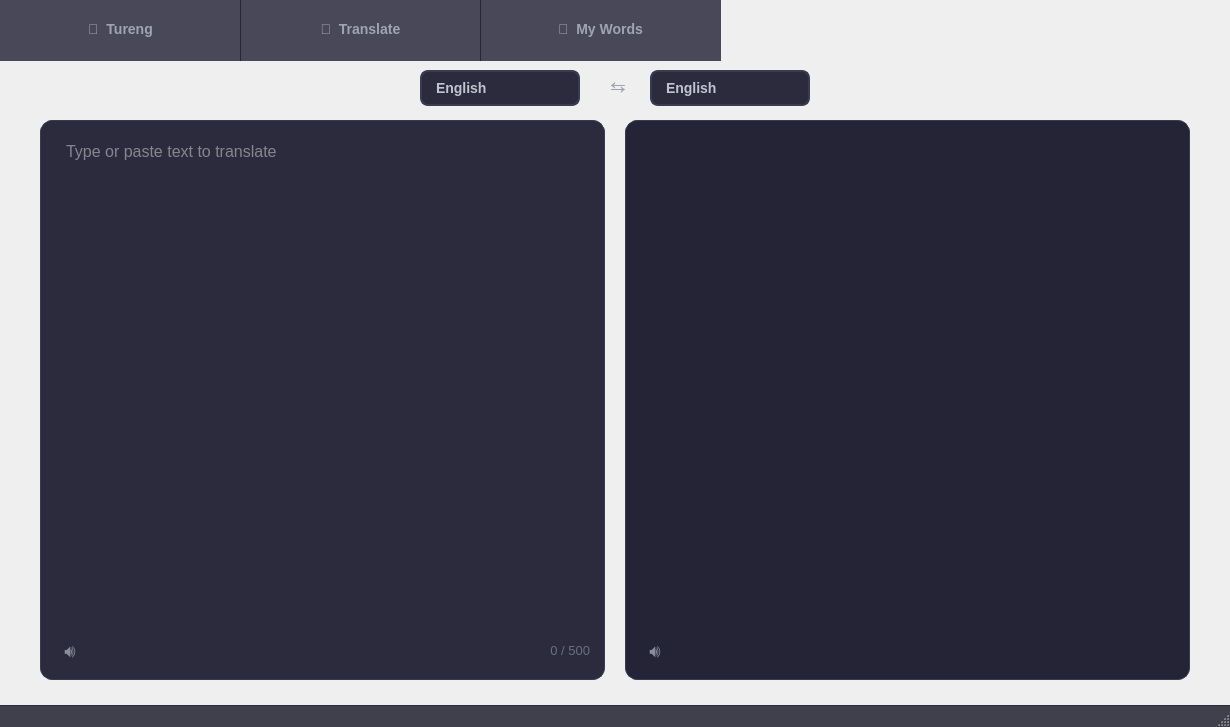
<?xml version="1.0" encoding="UTF-8"?>
<ui version="4.0">
 <class>MainWindow</class>
 <widget class="QMainWindow" name="MainWindow">
  <property name="geometry">
   <rect>
    <x>0</x>
    <y>0</y>
    <width>1230</width>
    <height>727</height>
   </rect>
  </property>
  <property name="windowTitle">
   <string>Translator</string>
  </property>
  <property name="styleSheet">
   <string notr="true">
/* ====== GLOBAL UYGULAMA STİLİ (KOYU TEMA) ====== */

/* --- ANA PENCERE ARKA PLANI --- */
QMainWindow, QWidget#centralwidget {
    background: qlineargradient(x1:0, y1:0, x2:1, y2:1,
        stop:0 #1a1a2e, stop:0.5 #16213e, stop:1 #1a1a2e);
}

QStackedWidget {
    background: transparent;
}

/* --- NAVİGASYON BUTONLARI --- */
QPushButton#btnTureng, QPushButton#btnTranslate, QPushButton#btnMyWords {
    background-color: rgba(30, 30, 50, 0.8);
    color: #a0a4b0;
    border: none;
    border-bottom: 3px solid transparent;
    font-size: 14px;
    font-family: &quot;Segoe UI&quot;, sans-serif;
    font-weight: bold;
    padding: 12px 20px;
    border-radius: 0px;
}

QPushButton#btnTureng:hover, QPushButton#btnTranslate:hover, QPushButton#btnMyWords:hover {
    background-color: rgba(40, 40, 65, 0.9);
    color: #6c9fff;
    border-bottom: 3px solid #6c9fff;
    border-radius: 0px;
}

/* --- GENEL METİN ALANLARI --- */
QTextEdit, QTextBrowser {
    background-color: transparent;
    color: #e0e0e0;
    border: none;
    font-size: 15px;
    font-family: &quot;Segoe UI&quot;, sans-serif;
    padding: 15px;
}

/* --- GENEL LINE EDIT --- */
QLineEdit {
    background-color: #2b2b3d;
    color: #e0e0e0;
    border: 1px solid #3a3a50;
    border-radius: 8px;
    font-size: 14px;
    font-family: &quot;Segoe UI&quot;, sans-serif;
    padding: 8px 16px;
}

QLineEdit:focus {
    border: 2px solid #6c9fff;
}

/* --- GENEL COMBOBOX --- */
QComboBox {
    background-color: transparent;
    color: #a0a4b0;
    border: none;
    font-size: 14px;
    font-family: &quot;Segoe UI&quot;, sans-serif;
    padding: 6px 12px;
}

/* --- GENEL LABEL --- */
QLabel {
    color: #e0e0e0;
    font-family: &quot;Segoe UI&quot;, sans-serif;
    background: transparent;
}

/* --- STATUS BAR --- */
QStatusBar {
    background-color: rgba(20, 20, 35, 0.8);
    color: #a0a4b0;
    font-size: 12px;
    border-top: 1px solid #2a2a40;
}
   </string>
  </property>
  <widget class="QWidget" name="centralwidget">
   <widget class="QStackedWidget" name="stackedWidget">
    <property name="geometry">
     <rect>
      <x>0</x>
      <y>60</y>
      <width>1231</width>
      <height>661</height>
     </rect>
    </property>
    <property name="currentIndex">
     <number>1</number>
    </property>
    <widget class="QWidget" name="page">
     <property name="styleSheet">
      <string notr="true">
/* --- TURENG SAYFA STİLİ (KOYU TEMA) --- */
QWidget#page {
    background: transparent;
}

/* --- ARAMA KARTI --- */
QWidget#turengSearchCard {
    background-color: #2b2b3d;
    border-radius: 12px;
    border: 1px solid #3a3a50;
}

/* --- ARAMA INPUT --- */
QLineEdit#turengInput {
    background-color: transparent;
    color: #e0e0e0;
    border: none;
    border-bottom: 2px solid #3a3a50;
    border-radius: 0px;
    font-size: 16px;
    font-family: &quot;Segoe UI&quot;, sans-serif;
    padding: 12px 20px;
}

QLineEdit#turengInput:focus {
    border: none;
    border-bottom: 2px solid #6c9fff;
}

/* --- TRANSLATE BUTONU --- */
QPushButton#turengTranslateBtn {
    background-color: #4a7fd4;
    color: #ffffff;
    border-radius: 8px;
    padding: 10px 24px;
    font-weight: bold;
    font-size: 14px;
    font-family: &quot;Segoe UI&quot;, sans-serif;
    border: none;
}

QPushButton#turengTranslateBtn:hover {
    background-color: #6c9fff;
    border-radius: 8px;
}

/* --- SONUÇ KARTI --- */
QWidget#turengResultCard {
    background-color: #2b2b3d;
    border-radius: 12px;
    border: 1px solid #3a3a50;
}

QTextBrowser#turengResults {
    background-color: transparent;
    color: #e0e0e0;
    border: none;
    font-size: 15px;
    font-family: &quot;Segoe UI&quot;, sans-serif;
    padding: 16px 20px;
}

/* --- BAŞLIK LABEL --- */
QLabel#label {
    color: #6c9fff;
    font-family: &quot;Segoe UI&quot;, sans-serif;
    font-weight: bold;
    background: transparent;
}
      </string>
     </property>
     <widget class="QWidget" name="turengSearchCard" native="true">
      <property name="geometry">
       <rect>
        <x>120</x>
        <y>30</y>
        <width>990</width>
        <height>80</height>
       </rect>
      </property>
     </widget>
     <widget class="QLabel" name="label">
      <property name="enabled">
       <bool>true</bool>
      </property>
      <property name="geometry">
       <rect>
        <x>140</x>
        <y>42</y>
        <width>120</width>
        <height>50</height>
       </rect>
      </property>
      <property name="font">
       <font>
        <family>Segoe UI</family>
        <pointsize>22</pointsize>
        <bold>true</bold>
        <kerning>true</kerning>
       </font>
      </property>
      <property name="text">
       <string>Word :</string>
      </property>
     </widget>
     <widget class="QLineEdit" name="turengInput">
      <property name="geometry">
       <rect>
        <x>270</x>
        <y>45</y>
        <width>580</width>
        <height>45</height>
       </rect>
      </property>
      <property name="text">
       <string/>
      </property>
      <property name="placeholderText">
       <string>Search a word...</string>
      </property>
     </widget>
     <widget class="QPushButton" name="turengTranslateBtn">
      <property name="geometry">
       <rect>
        <x>870</x>
        <y>45</y>
        <width>220</width>
        <height>45</height>
       </rect>
      </property>
      <property name="font">
       <font>
        <family>Segoe UI</family>
        <pointsize>-1</pointsize>
        <bold>true</bold>
       </font>
      </property>
      <property name="text">
       <string>🔍  Translate</string>
      </property>
      <property name="autoDefault">
       <bool>false</bool>
      </property>
     </widget>
     <widget class="QWidget" name="turengResultCard" native="true">
      <property name="geometry">
       <rect>
        <x>120</x>
        <y>130</y>
        <width>990</width>
        <height>490</height>
       </rect>
      </property>
     </widget>
     <widget class="QTextBrowser" name="turengResults">
      <property name="geometry">
       <rect>
        <x>122</x>
        <y>132</y>
        <width>986</width>
        <height>486</height>
       </rect>
      </property>
      <property name="font">
       <font>
        <family>Segoe UI</family>
        <pointsize>-1</pointsize>
       </font>
      </property>
     </widget>
    </widget>
    <widget class="QWidget" name="page_3">
     <property name="styleSheet">
      <string notr="true">
/* --- SAYFA ARKA PLANI (KOYU TEMA) --- */
QWidget#page_3 {
    background: transparent;
}

/* --- DİL SEÇİM COMBOBOX --- */
QComboBox#inputBox, QComboBox#outputBox {
    background-color: #2b2b3d;
    color: #c0c4d0;
    border: 1.5px solid #3a3a50;
    border-radius: 8px;
    font-size: 14px;
    font-family: &quot;Segoe UI&quot;, sans-serif;
    font-weight: 600;
    padding: 8px 14px;
}

QComboBox#inputBox:hover, QComboBox#outputBox:hover {
    border: 1.5px solid #6c9fff;
    color: #6c9fff;
}

QComboBox#inputBox::drop-down, QComboBox#outputBox::drop-down {
    border: none;
    width: 24px;
    subcontrol-position: center right;
    padding-right: 8px;
}

QComboBox#inputBox::down-arrow, QComboBox#outputBox::down-arrow {
    image: none;
    border-left: 5px solid transparent;
    border-right: 5px solid transparent;
    border-top: 6px solid #a0a4b0;
    margin-right: 6px;
}

QComboBox#inputBox QAbstractItemView, QComboBox#outputBox QAbstractItemView {
    background-color: #2b2b3d;
    color: #c0c4d0;
    border: 1px solid #3a3a50;
    border-radius: 8px;
    padding: 4px;
    selection-background-color: #3a4a6b;
    selection-color: #6c9fff;
}

/* --- SWAP BUTONU --- */
QPushButton#reverseButton {
    background-color: transparent;
    color: #a0a4b0;
    border: none;
    font-size: 18px;
    border-radius: 18px;
}

QPushButton#reverseButton:hover {
    background-color: #3a3a50;
    border-radius: 18px;
}

/* --- GİRİŞ KARTI --- */
QWidget#inputCardWidget {
    background-color: #2b2b3d;
    border-radius: 12px;
    border: 1px solid #3a3a50;
}

/* --- ÇIKIŞ KARTI --- */
QWidget#outputCardWidget {
    background-color: #242436;
    border-radius: 12px;
    border: 1px solid #3a3a50;
}

/* --- METİN ALANLARI --- */
QTextEdit#translateInput {
    background-color: transparent;
    color: #e0e0e0;
    border: none;
    font-size: 16px;
    font-family: &quot;Segoe UI&quot;, sans-serif;
    padding: 16px 20px;
}

QTextBrowser#translateOutput {
    background-color: transparent;
    color: #e0e0e0;
    border: none;
    font-size: 16px;
    font-family: &quot;Segoe UI&quot;, sans-serif;
    padding: 16px 20px;
}

/* --- SES BUTONLARI --- */
QPushButton#inputVoiceBtn, QPushButton#outputVoiceBtn {
    background-color: transparent;
    color: #8a8e9a;
    border: none;
    font-size: 18px;
    border-radius: 18px;
}

QPushButton#inputVoiceBtn:hover, QPushButton#outputVoiceBtn:hover {
    background-color: #3a3a50;
    border-radius: 18px;
}

/* --- KARAKTER SAYACI --- */
QLabel#charCountLabel {
    color: #6a6e7a;
    font-size: 13px;
    font-family: &quot;Segoe UI&quot;, sans-serif;
    background-color: transparent;
    border: none;
}
      </string>
     </property>
     <widget class="QComboBox" name="inputBox">
      <property name="geometry">
       <rect>
        <x>420</x>
        <y>10</y>
        <width>160</width>
        <height>36</height>
       </rect>
      </property>
      <item>
       <property name="text">
        <string>English</string>
       </property>
      </item>
      <item>
       <property name="text">
        <string>Turkish</string>
       </property>
      </item>
     </widget>
     <widget class="QPushButton" name="reverseButton">
      <property name="geometry">
       <rect>
        <x>600</x>
        <y>10</y>
        <width>36</width>
        <height>36</height>
       </rect>
      </property>
      <property name="font">
       <font>
        <pointsize>-1</pointsize>
       </font>
      </property>
      <property name="text">
       <string>⇆</string>
      </property>
     </widget>
     <widget class="QComboBox" name="outputBox">
      <property name="geometry">
       <rect>
        <x>650</x>
        <y>10</y>
        <width>160</width>
        <height>36</height>
       </rect>
      </property>
      <item>
       <property name="text">
        <string>English</string>
       </property>
      </item>
     </widget>
     <widget class="QWidget" name="inputCardWidget" native="true">
      <property name="geometry">
       <rect>
        <x>40</x>
        <y>60</y>
        <width>565</width>
        <height>560</height>
       </rect>
      </property>
     </widget>
     <widget class="QTextEdit" name="translateInput">
      <property name="geometry">
       <rect>
        <x>42</x>
        <y>62</y>
        <width>561</width>
        <height>495</height>
       </rect>
      </property>
      <property name="placeholderText">
       <string>Type or paste text to translate</string>
      </property>
     </widget>
     <widget class="QPushButton" name="inputVoiceBtn">
      <property name="geometry">
       <rect>
        <x>52</x>
        <y>572</y>
        <width>36</width>
        <height>36</height>
       </rect>
      </property>
      <property name="text">
       <string>🔊</string>
      </property>
     </widget>
     <widget class="QLabel" name="charCountLabel">
      <property name="geometry">
       <rect>
        <x>510</x>
        <y>576</y>
        <width>80</width>
        <height>28</height>
       </rect>
      </property>
      <property name="text">
       <string>0 / 500</string>
      </property>
      <property name="alignment">
       <set>Qt::AlignmentFlag::AlignRight|Qt::AlignmentFlag::AlignTrailing|Qt::AlignmentFlag::AlignVCenter</set>
      </property>
     </widget>
     <widget class="QWidget" name="outputCardWidget" native="true">
      <property name="geometry">
       <rect>
        <x>625</x>
        <y>60</y>
        <width>565</width>
        <height>560</height>
       </rect>
      </property>
     </widget>
     <widget class="QTextBrowser" name="translateOutput">
      <property name="geometry">
       <rect>
        <x>627</x>
        <y>62</y>
        <width>561</width>
        <height>495</height>
       </rect>
      </property>
      <property name="font">
       <font>
        <family>Segoe UI</family>
        <pointsize>-1</pointsize>
       </font>
      </property>
     </widget>
     <widget class="QPushButton" name="outputVoiceBtn">
      <property name="geometry">
       <rect>
        <x>637</x>
        <y>572</y>
        <width>36</width>
        <height>36</height>
       </rect>
      </property>
      <property name="text">
       <string>🔊</string>
      </property>
     </widget>
    </widget>
    <widget class="QWidget" name="page_2">
     <property name="styleSheet">
      <string notr="true">
QWidget#page_2 {
    background: transparent;
}

QWidget#myWordsCard {
    background-color: #2b2b3d;
    border-radius: 12px;
    border: 1px solid #3a3a50;
}

QLabel#myWordsPlaceholder {
    color: #6a6e7a;
    font-size: 18px;
    font-family: &quot;Segoe UI&quot;, sans-serif;
    background: transparent;
}
      </string>
     </property>
     <widget class="QWidget" name="myWordsCard" native="true">
      <property name="geometry">
       <rect>
        <x>120</x>
        <y>30</y>
        <width>990</width>
        <height>590</height>
       </rect>
      </property>
     </widget>
     <widget class="QLabel" name="myWordsPlaceholder">
      <property name="geometry">
       <rect>
        <x>120</x>
        <y>280</y>
        <width>990</width>
        <height>60</height>
       </rect>
      </property>
      <property name="text">
       <string>📚  Your saved words will appear here</string>
      </property>
      <property name="alignment">
       <set>Qt::AlignmentFlag::AlignCenter</set>
      </property>
     </widget>
    </widget>
   </widget>
   <widget class="QPushButton" name="btnTureng">
    <property name="geometry">
     <rect>
      <x>0</x>
      <y>0</y>
      <width>241</width>
      <height>61</height>
     </rect>
    </property>
    <property name="font">
     <font>
      <family>Segoe UI</family>
      <pointsize>-1</pointsize>
      <bold>true</bold>
     </font>
    </property>
    <property name="text">
     <string>📖  Tureng</string>
    </property>
   </widget>
   <widget class="QPushButton" name="btnTranslate">
    <property name="geometry">
     <rect>
      <x>240</x>
      <y>0</y>
      <width>241</width>
      <height>61</height>
     </rect>
    </property>
    <property name="font">
     <font>
      <family>Segoe UI</family>
      <pointsize>-1</pointsize>
      <bold>true</bold>
     </font>
    </property>
    <property name="text">
     <string>🌐  Translate</string>
    </property>
   </widget>
   <widget class="QPushButton" name="btnMyWords">
    <property name="geometry">
     <rect>
      <x>480</x>
      <y>0</y>
      <width>241</width>
      <height>61</height>
     </rect>
    </property>
    <property name="font">
     <font>
      <family>Segoe UI</family>
      <pointsize>-1</pointsize>
      <bold>true</bold>
     </font>
    </property>
    <property name="text">
     <string>📝  My Words</string>
    </property>
   </widget>
  </widget>
  <widget class="QStatusBar" name="statusbar"/>
 </widget>
 <resources/>
 <connections/>
</ui>
